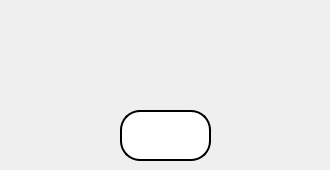
    <widget class="QWidget" name="tab_44">
     <attribute name="title">
      <string>Page</string>
     </attribute>
     <widget class="QPushButton" name="pushButton_46">
      <property name="geometry">
       <rect>
        <x>10</x>
        <y>100</y>
        <width>71</width>
        <height>61</height>
       </rect>
      </property>
      <property name="styleSheet">
       <string notr="true">image: url(:/images/up2.png);
background-color:transparent;
border:none;</string>
      </property>
      <property name="text">
       <string/>
      </property>
     </widget>
     <widget class="QPushButton" name="pushButton_47">
      <property name="geometry">
       <rect>
        <x>250</x>
        <y>100</y>
        <width>71</width>
        <height>61</height>
       </rect>
      </property>
      <property name="styleSheet">
       <string notr="true">image: url(:/images/d2.png);
background-color:transparent;
border:none;</string>
      </property>
      <property name="text">
       <string/>
      </property>
     </widget>
     <widget class="QLineEdit" name="lineEdit_77">
      <property name="geometry">
       <rect>
        <x>120</x>
        <y>110</y>
        <width>91</width>
        <height>51</height>
       </rect>
      </property>
      <property name="styleSheet">
       <string notr="true">font:20pt &quot;Ubuntu&quot;;
background-color: rgb(255,255,255);
border-radius:20px;
border:2px solid black;</string>
      </property>
      <property name="alignment">
       <set>Qt::AlignCenter</set>
      </property>
     </widget>
    </widget>
